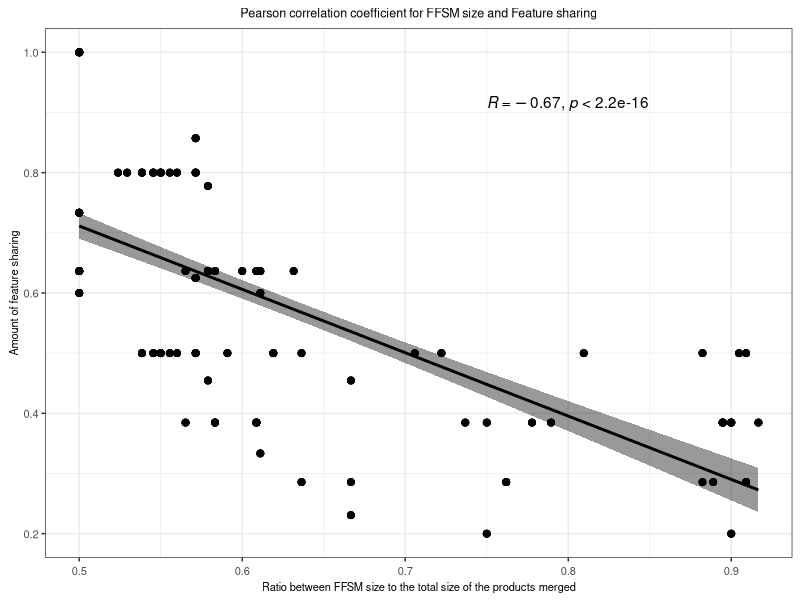
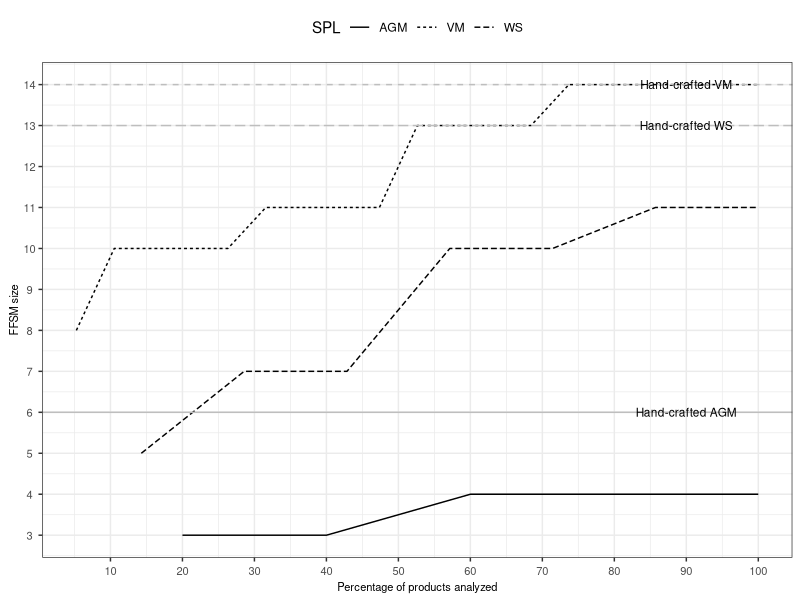
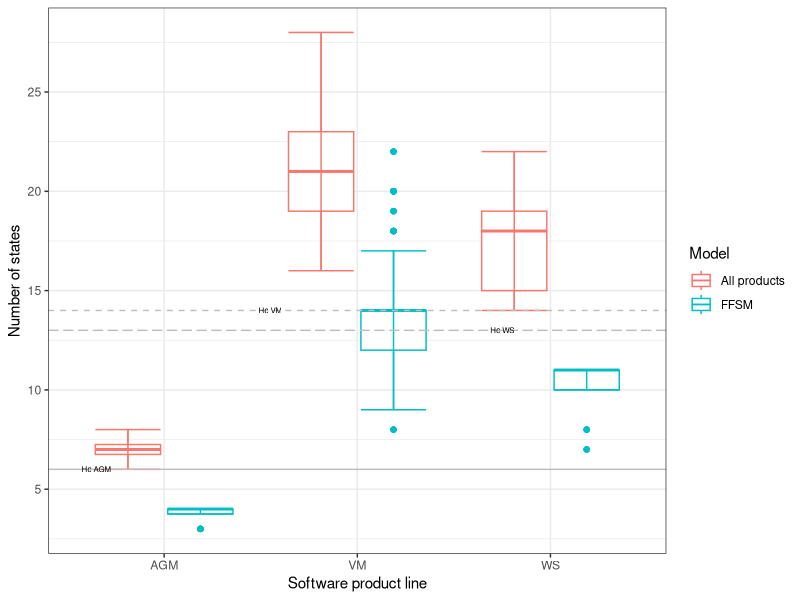
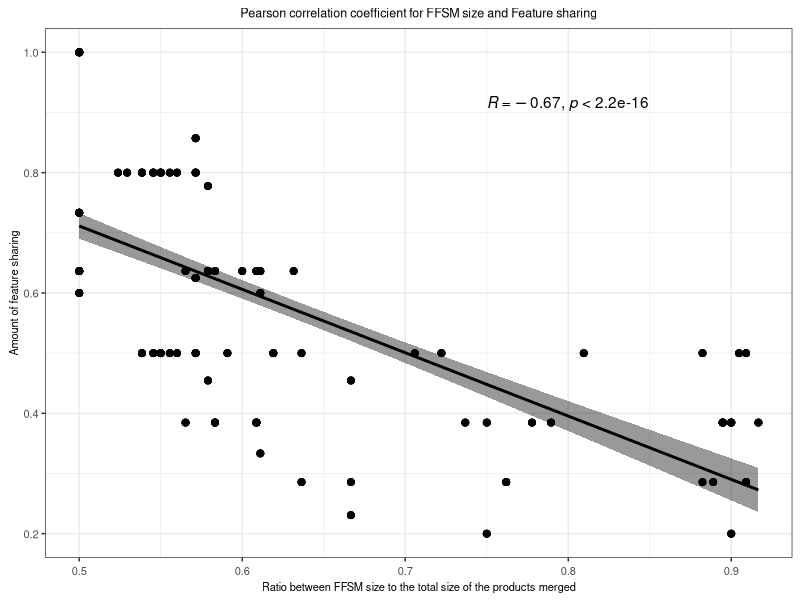
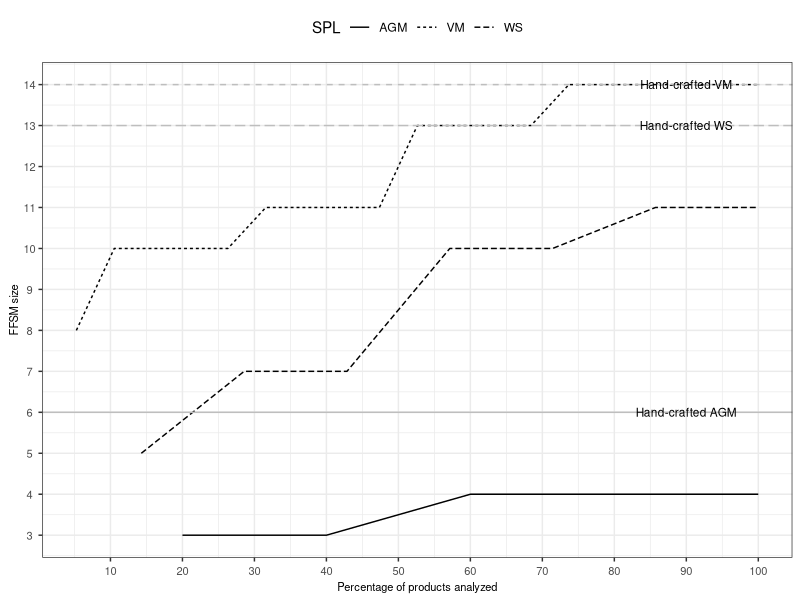
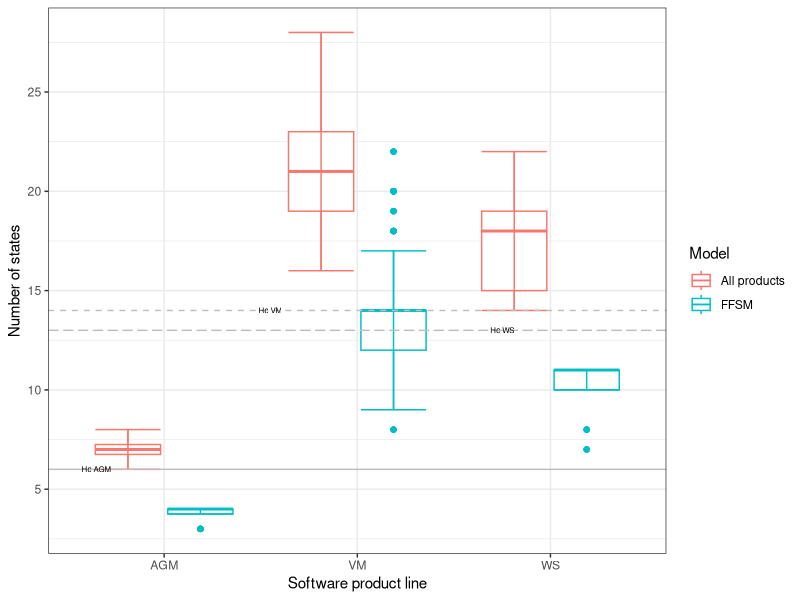

Here is the R script that generated these plots, in order: (Note: this script raises an error after producing the figures.)
list.of.packages <- c("ggpubr","ggrepel","ggplot2","effsize")

# new.packages <- list.of.packages[!(list.of.packages %in% installed.packages(lib.loc="/home/cdnd1/Rpackages/")[,"Package"])]
# if(length(new.packages)) install.packages(new.packages,lib="/home/cdnd1/Rpackages/")
# lapply(list.of.packages,require,character.only=TRUE, lib.loc="/home/cdnd1/Rpackages/")

new.packages <- list.of.packages[!(list.of.packages %in% installed.packages()[,"Package"])]
if(length(new.packages)) install.packages(new.packages, dependencies = TRUE)
lapply(list.of.packages,require,character.only=TRUE)

rm(new.packages,list.of.packages)

tab<-read.table("dataset.tab",sep="\t", header=TRUE)
corrMethod<-"pearson"
  
plot<-ggscatter(tab,
                x = "RatioStates",
                xlab = "Ratio between FFSM size to the total size of the products merged",
                y = "RatioFeatures",
                ylab = "Amount of feature sharing",
                title = "Pearson correlation coefficient for FFSM size and Feature sharing",
                add = "reg.line",
                cor.coeff.args = list(method = corrMethod, label.x.npc = 0.6, label.y.npc = 0.9),
                conf.int = TRUE, # Add confidence interval
                cor.coef = TRUE # Add correlation coefficient. see ?stat_cor
)+
  theme_bw()+
  theme(
  plot.title = element_text(hjust = 0.5, size=9),
  axis.text.x  = element_text(angle = 0,   hjust = 0.5, vjust = 0.5, size=8),
  axis.text.y  = element_text(angle = 0,   hjust = 0.5, vjust = 0.5, size=8),
  axis.title.x  = element_text(angle = 0,  hjust = 0.5, vjust = 0.5, size=8),
  axis.title.y  = element_text(angle = 90, hjust = 0.5, vjust = 0.5, size=8),
)

plot
filename <- "correlation.pdf"
ggsave(device=cairo_pdf, filename, width = 8, height = 4, dpi=320)  # ssh plots  

##########################################################################

tab_recov<-read.table("recovering_ffsm.tab",sep="\t", header=TRUE)
tab_recov[,"Products.Analyzed"]<-tab_recov[,"Products.Analyzed"]*100
plot <- ggplot(data=tab_recov, aes_string(x="Products.Analyzed", y="StatesFFSM",shape="SPL")) +
  geom_line(stat = "identity",aes_string(linetype="SPL"))+
  labs(
    y = "FFSM size",
    x = "Percentage of products analyzed",
    title = "Size of the FFSMs recovered"
    )+
  scale_x_continuous(breaks = seq(0,100,10)) +
  scale_y_continuous(breaks = seq(0,15,1))+
  theme_bw()+
  geom_hline(colour="gray", yintercept=6,linetype="solid") + 
  geom_hline(colour="gray", yintercept=14,linetype="dashed") + 
  geom_hline(colour="gray", yintercept=13,linetype="longdash") + 
  annotate("text",x = 90, y = 6, label="Hand-crafted AGM" , size = 3)+
  annotate("text",x = 90, y = 14, label="Hand-crafted VM" , size = 3)+
  annotate("text",x = 90, y = 13, label="Hand-crafted WS" , size = 3)+
  theme(
    # plot.title = element_text(hjust = 0.5, size=9),
    plot.title = element_blank(),
    legend.position="top",
    axis.text.x  = element_text(angle = 0,   hjust = 0.5, vjust = 0.5, size=8),
    axis.text.y  = element_text(angle = 0,   hjust = 0.5, vjust = 0.5, size=8),
    axis.title.x  = element_text(angle = 0,  hjust = 0.5, vjust = 0.5, size=8),
    axis.title.y  = element_text(angle = 90, hjust = 0.5, vjust = 0.5, size=8)
  )
  
plot
filename <- "recovering_ffsm.pdf"
ggsave(device=cairo_pdf, filename, width = 6, height = 4, dpi=320)  # ssh plots  


  

# spl_name<-tab_recov$SPL
spl_name<-gsub("_[0-9]+\\.[a-z]+$","",tab$Reference)
spl_name<-toupper(gsub("^fsm_","",spl_name))
tot_prod_siz<-tab$TotalStatesRef+tab$TotalStatesUpdt
ffsm_siz<-tab$StatesFFSM
tab_prods<-data.frame(SPL=spl_name,Size=ffsm_siz,Model=rep("FFSM",length(spl_name)))
tab_prods<-rbind(tab_prods,setNames(data.frame(spl_name,tot_prod_siz,rep("All products",length(spl_name))),names(tab_prods)))

plot <- ggplot(data=tab_prods, aes_string(x="SPL",y="Size",color="Model")) + 
  geom_boxplot()+ 
  stat_boxplot(geom ='errorbar')+
  geom_hline(colour="gray", yintercept=6,linetype="solid") + 
  geom_hline(colour="gray", yintercept=14,linetype="dashed") + 
  geom_hline(colour="gray", yintercept=13,linetype="longdash") + 
  annotate("text",x = 0.650, y = 6, label="Hc AGM" , size = 2)+
  annotate("text",x = 1.550, y = 14, label="Hc VM" , size = 2)+
  annotate("text",x = 2.750, y = 13, label="Hc WS" , size = 2)+
  # scale_y_continuous(limits=c(0,30),breaks=seq(0,30,5))+
  scale_y_continuous(breaks=seq(0,30,5))+
  scale_fill_grey() + 
  theme_bw()+
  labs(x = "Software product line", y = "Number of states")
plot
filename <- "tot_size_prod.pdf"
ggsave(device=cairo_pdf, filename, width = 6, height = 3, dpi=320)  # ssh plots  


ffsm_orig_size<-list()
ffsm_orig_size[["AGM"]]<-21
ffsm_orig_size[["VM"]]<-14
ffsm_orig_size[["WS"]]<-13
for (variable in unique(spl_name)) {
  tmp_tab<-tab_prods[tab_prods$SPL==variable,]
  wilc_val<-wilcox.test(tmp_tab[tmp_tab$Model=="All products","Size"],tmp_tab[tmp_tab$Model=="FFSM","Size"])
  print(paste(variable," p-value = ",wilc_val$p.value))
  vd_val<-VD.A(tmp_tab$Size,tmp_tab$Model)
  print(paste(variable," Â = ",vd_val$estimate,"(",vd_val$magnitude,")"))
}

for (variable in unique(spl_name)) {
  tmp_tab<-tab_prods[tab_prods$SPL==variable,]
  subtmp_tab<-tmp_tab[tmp_tab$Model=="FFSM",]
  subtmp_tab<-rbind(subtmp_tab,setNames(data.frame(rep(variable,length(subtmp_tab)),rep(ffsm_orig_size[[variable]],length(subtmp_tab)),"Original Size"),names(subtmp_tab)))
  subtmp_tab$Model<-droplevels(subtmp_tab$Model)
  wilc_val<-wilcox.test(subtmp_tab[subtmp_tab$Model=="FFSM","Size"],subtmp_tab[subtmp_tab$Model=="Original Size","Size"])
  print(paste(variable," p-value = ",wilc_val$p.value))
  vd_val<-VD.A(subtmp_tab$Size,subtmp_tab$Model)
  print(paste(variable," Â = ",vd_val$estimate,"(",vd_val$magnitude,")"))
}
